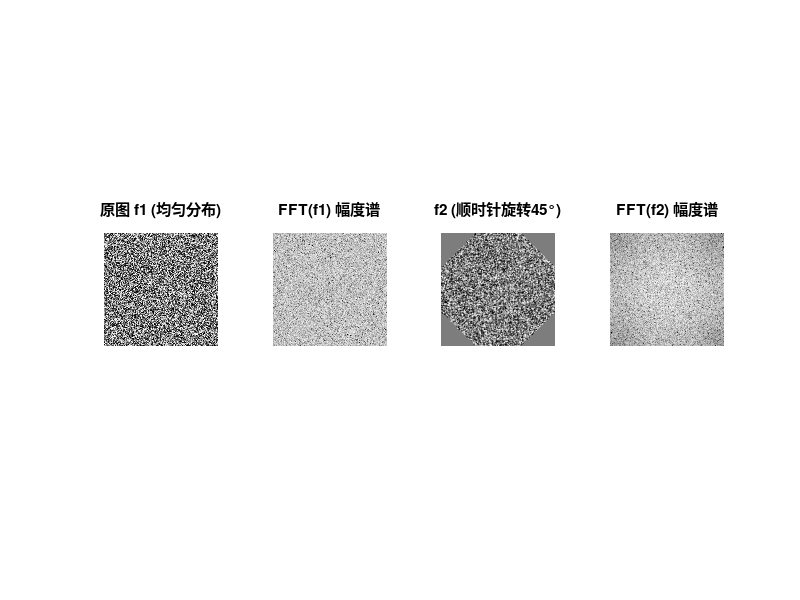

This chart was generated by the following MATLAB code: (Note: this script raises an error after producing the figure.)
%% 实验5：频域图像增强
% 数字图像处理实习
clear; close all; clc;

% 图像路径 & 输出目录
img_path = 'D:\moniC\Fig0333(a)(test_pattern_blurring_orig).tif';
out_dir = 'D:\moniC\project\learn\lab5_output';
if ~exist(out_dir, 'dir')
    mkdir(out_dir);
end

%% ========================================================================
% 任务1：生成图像 + FFT + 旋转比较
% ========================================================================
fprintf('===== 任务1：生成图像与FFT分析 =====\n');

% 1.1 生成128x128均匀分布图像 (均值=0, 方差=255)
% 均匀分布 U(a,b): 均值=(a+b)/2=0, 方差=(b-a)^2/12=255
% => b=-a, (2b)^2/12=255 => b=sqrt(765)≈27.66
d = sqrt(3060);          % (b-a) = sqrt(255*12) = sqrt(3060)
a = -d/2; b = d/2;
f1 = a + (b - a) * rand(128, 128);
fprintf('f1 实际均值: %.4f, 实际方差: %.4f\n', mean(f1(:)), var(f1(:)));

% 计算FFT并中心化
F1 = fft2(f1);
F1_shifted = fftshift(F1);
F1_mag = abs(F1_shifted);
F1_log = log(1 + F1_mag);

% 1.2 将f1顺时针旋转45度得到f2
f2 = imrotate(f1, -45, 'bilinear', 'crop');
F2 = fft2(f2);
F2_shifted = fftshift(F2);
F2_mag = abs(F2_shifted);
F2_log = log(1 + F2_mag);

% 显示结果
figure('Name', '任务1：图像生成与FFT分析', 'Position', [100, 100, 900, 400]);
subplot(1,4,1); imshow(f1, []); title('原图 f1 (均匀分布)');
subplot(1,4,2); imshow(F1_log, []); title('FFT(f1) 幅度谱');
subplot(1,4,3); imshow(f2, []); title('f2 (顺时针旋转45°)');
subplot(1,4,4); imshow(F2_log, []); title('FFT(f2) 幅度谱');
sgtitle('任务1：图像旋转对频谱的影响 —— 频谱同步旋转');

saveas(gcf, fullfile(out_dir, 'task1_fft_rotation.png'));
fprintf('结论：图像旋转45°后，其频谱也同步旋转45°，体现了傅里叶变换的旋转性质。\n\n');

%% ========================================================================
% 任务2：频域低通滤波 (Butterworth & 高斯)
% ========================================================================
fprintf('===== 任务2：频域低通滤波 =====\n');

img = imread(img_path);
if size(img, 3) == 3
    img = rgb2gray(img);
end
img = im2double(img);
[M, N] = size(img);

% 中心化的距离矩阵
u = (0:M-1) - floor(M/2);
v = (0:N-1) - floor(N/2);
[V, U] = meshgrid(v, u);
D = sqrt(U.^2 + V.^2);

% FFT
F = fftshift(fft2(img));

% 滤波半径
radii = [5, 15, 30, 80, 230];
n_order = 2;  % Butterworth阶数

figure('Name', '任务2：频域低通滤波', 'Position', [50, 50, 1400, 800]);

for idx = 1:5
    D0 = radii(idx);

    % Butterworth低通滤波
    H_blpf = 1 ./ (1 + (D ./ D0).^(2 * n_order));
    G_blpf = F .* H_blpf;
    g_blpf = real(ifft2(ifftshift(G_blpf)));

    % 高斯低通滤波
    H_glpf = exp(-(D.^2) ./ (2 * D0^2));
    G_glpf = F .* H_glpf;
    g_glpf = real(ifft2(ifftshift(G_glpf)));

    % 显示
    subplot(5, 3, 3*idx - 2);
    imshow(g_blpf); title(sprintf('Butterworth D_0=%d', D0));
    subplot(5, 3, 3*idx - 1);
    imshow(g_glpf); title(sprintf('高斯 D_0=%d', D0));
    subplot(5, 3, 3*idx);
    imshow(H_blpf, []);
    title(sprintf('滤波器 D_0=%d', D0));
end
sgtitle('任务2：不同半径的Butterworth与高斯低通滤波对比');
saveas(gcf, fullfile(out_dir, 'task2_lowpass.png'));

fprintf('结论：截止频率D0越小，图像越模糊（更多高频被滤除）；\n');
fprintf('      D0=230时基本保留所有频率分量，图像接近原图。\n\n');

%% ========================================================================
% 任务3：添加高斯噪声 + 低通滤波去噪
% ========================================================================
fprintf('===== 任务3：高斯噪声去除 =====\n');

% 添加不同密度的高斯噪声
noise_variances = [0.001, 0.005, 0.01];
figure('Name', '任务3：高斯噪声与低通滤波去噪', 'Position', [50, 50, 1200, 800]);

for nidx = 1:3
    noise_var = noise_variances(nidx);
    img_noisy = img + sqrt(noise_var) * randn(M, N);
    img_noisy = max(0, min(1, img_noisy));

    % 频谱分析
    F_noisy = fftshift(fft2(img_noisy));
    F_noisy_log = log(1 + abs(F_noisy));

    % 选择截止频率（噪声越大，截止频率越小，滤波越强）
    D0_noise = 60 - (nidx - 1) * 20;

    % Butterworth低通滤波
    H_lpf = 1 ./ (1 + (D ./ D0_noise).^(2 * n_order));
    G_denoised = F_noisy .* H_lpf;
    g_denoised = real(ifft2(ifftshift(G_denoised)));

    subplot(3, 4, 4*nidx - 3);
    imshow(img_noisy); title(sprintf('加噪图 \\sigma^2=%.3f', noise_var));
    subplot(3, 4, 4*nidx - 2);
    imshow(F_noisy_log, []); title('噪声图像频谱');
    subplot(3, 4, 4*nidx - 1);
    imshow(g_denoised); title(sprintf('BLPF去噪 D_0=%d', D0_noise));
    subplot(3, 4, 4*nidx);
    imshow(H_lpf, []); title('Butterworth滤波器');
end
sgtitle('任务3：高斯噪声添加与低通滤波去噪');

saveas(gcf, fullfile(out_dir, 'task3_gaussian_noise.png'));
fprintf('结论：高斯噪声在频域表现为全频带的白噪声；\n');
fprintf('      低通滤波可以有效去除高频噪声，但也会损失图像细节。\n\n');

%% ========================================================================
% 任务4：频域高通滤波 (Butterworth & 高斯)
% ========================================================================
fprintf('===== 任务4：频域高通滤波 =====\n');

D0_hp = 15;

% Butterworth高通滤波
H_bhpf = 1 ./ (1 + (D0_hp ./ (D + eps)).^(2 * n_order));
G_bhpf = F .* H_bhpf;
g_bhpf = real(ifft2(ifftshift(G_bhpf)));

% 高斯高通滤波
H_ghpf = 1 - exp(-(D.^2) ./ (2 * D0_hp^2));
G_ghpf = F .* H_ghpf;
g_ghpf = real(ifft2(ifftshift(G_ghpf)));

figure('Name', '任务4：频域高通滤波', 'Position', [100, 100, 1000, 500]);
subplot(2,3,1); imshow(img); title('原图');
subplot(2,3,2); imshow(g_bhpf); title('Butterworth HPF (D_0=15)');
subplot(2,3,3); imshow(g_ghpf); title('高斯 HPF (D_0=15)');
subplot(2,3,4); imshow(log(1+abs(F)), []); title('原图频谱');
subplot(2,3,5); imshow(H_bhpf, []); title('Butterworth HPF');
subplot(2,3,6); imshow(H_ghpf, []); title('高斯 HPF');
sgtitle('任务4：Butterworth与高斯高通滤波对比');

fprintf('结论：高通滤波保留边缘和细节，但丢失了低频背景信息；\n');
fprintf('      Butterworth HPF边缘更清晰，高斯HPF过渡更平滑。\n\n');
saveas(gcf, fullfile(out_dir, 'task4_highpass.png'));

%% ========================================================================
% 任务5：高频增强与高频强调滤波
% ========================================================================
fprintf('===== 任务5：高频增强与高频强调滤波 =====\n');

% 高频强调滤波: H_hfe = a + b * H_hp
% a控制低频分量保留, b控制高频分量增强
param_sets = [
    0.5, 1.0;   % 高频增强1
    0.5, 2.0;   % 高频增强2
    1.0, 1.5;   % 高频强调1
    0.3, 3.0;   % 高频强调2
];

figure('Name', '任务5：高频增强与高频强调滤波', 'Position', [50, 50, 1200, 800]);

for pidx = 1:4
    a_val = param_sets(pidx, 1);
    b_val = param_sets(pidx, 2);

    % 使用高斯高通作为基础
    H_hp = 1 - exp(-(D.^2) ./ (2 * D0_hp^2));
    H_hfe = a_val + b_val * H_hp;
    G_hfe = F .* H_hfe;
    g_hfe = real(ifft2(ifftshift(G_hfe)));

    % 直方图均衡化增强显示效果
    g_hfe_clipped = max(0, min(1, g_hfe));
    g_hfe_eq = histeq(g_hfe_clipped);

    subplot(2, 5, pidx);
    imshow(g_hfe); title(sprintf('a=%.1f, b=%.1f', a_val, b_val));
    subplot(2, 5, pidx + 5);
    imshow(g_hfe_eq); title(sprintf('a=%.1f,b=%.1f(均衡化)', a_val, b_val));
end
subplot(2,5,5); imshow(img); title('原图');
subplot(2,5,10); imshow(histeq(img)); title('原图(均衡化)');
sgtitle('任务5：不同参数的高频强调滤波');

fprintf('结论：参数a控制背景保留程度，b控制边缘增强程度；\n');
fprintf('      b > 1时高频被强调，图像边缘更突出。\n\n');
saveas(gcf, fullfile(out_dir, 'task5_hfe.png'));

%% ========================================================================
% 任务6：周期性噪声去除
% ========================================================================
fprintf('===== 任务6：周期性噪声去除 =====\n');

% 添加周期性噪声（正弦噪声）
img_periodic = img;
[M, N] = size(img);
[x, y] = meshgrid(0:N-1, 0:M-1);

% 添加多个频率的正弦噪声（在频谱中产生亮点）
freq_u = [50, 80];   % 水平频率
freq_v = [60, 100];  % 垂直频率

for k = 1:length(freq_u)
    img_periodic = img_periodic + 0.05 * sin(2 * pi * freq_u(k) * x / N);
    img_periodic = img_periodic + 0.05 * sin(2 * pi * freq_v(k) * y / M);
end
img_periodic = max(0, min(1, img_periodic));

% 频谱分析
F_periodic = fftshift(fft2(img_periodic));
F_periodic_log = log(1 + abs(F_periodic));

% 构造带阻滤波器（Butterworth notch filter）
% 在噪声频率位置放置陷波滤波器
H_notch = ones(M, N);
notch_radius = 8;  % 陷波半径

% 对每个噪声频率点及其对称点设置陷波
% 水平正弦噪声产生峰值在 (M/2, N/2 ± freq_u)
% 垂直正弦噪声产生峰值在 (M/2 ± freq_v, N/2)
noise_centers_u = [M/2, M/2, M/2+freq_v(1), M/2+freq_v(2), M/2-freq_v(1), M/2-freq_v(2), M/2, M/2];
noise_centers_v = [N/2+freq_u(1), N/2-freq_u(1), N/2, N/2, N/2, N/2, N/2+freq_u(2), N/2-freq_u(2)];

for k = 1:length(noise_centers_u)
    Dk = sqrt((U - noise_centers_u(k)).^2 + (V - noise_centers_v(k)).^2);
    Hk = 1 ./ (1 + (notch_radius ./ (Dk + eps)).^(2 * n_order));
    H_notch = H_notch .* Hk;
end

% 应用陷波滤波器
G_notch = F_periodic .* H_notch;
g_notch = real(ifft2(ifftshift(G_notch)));

figure('Name', '任务6：周期性噪声去除', 'Position', [100, 100, 1200, 400]);
subplot(2,3,1); imshow(img); title('原图');
subplot(2,3,2); imshow(img_periodic); title('添加周期性噪声');
subplot(2,3,3); imshow(g_notch); title('陷波滤波去噪');
subplot(2,3,4); imshow(log(1+abs(F)), []); title('原图频谱');
subplot(2,3,5); imshow(F_periodic_log, []); title('噪声图像频谱 （注意亮点）');
subplot(2,3,6); imshow(H_notch, []); title('陷波滤波器');
sgtitle('任务6：周期性噪声的频谱分析与陷波滤波去除');

fprintf('结论：周期性噪声在频谱中表现为亮点（冲激），\n');
fprintf('      通过陷波滤波器可以精确去除特定频率的噪声而不影响其他频率。\n\n');
saveas(gcf, fullfile(out_dir, 'task6_periodic_noise.png'));

fprintf('===== 全部实验任务完成！ =====\n');
